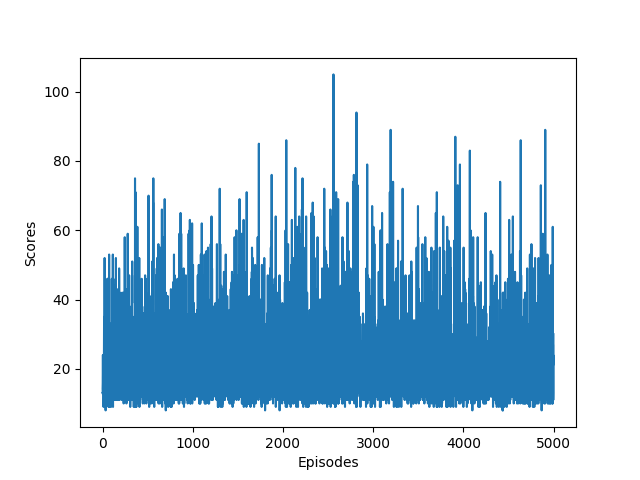

Source code (Python):
import gym
import matplotlib.pyplot as plt
import numpy as np

EPISODES = 5000


def main():
    env = gym.make("CartPole-v1")

    scores = []
    for episode in range(EPISODES):
        env.reset()
        score = 0
        while True:
            action = env.action_space.sample()
            next_observation, reward, is_done, _ = env.step(action)
            score += reward
            if is_done:
                print("Game over! score: {}".format(score))
                break
        scores.append(score)

    plt.plot(scores)
    plt.xlabel("Episodes")
    plt.ylabel("Scores")
    plt.savefig("./cartpole_random.png")
    plt.show()

    print("Average score: ", np.mean(scores))

    env.close()


if __name__ == '__main__':
    main()
